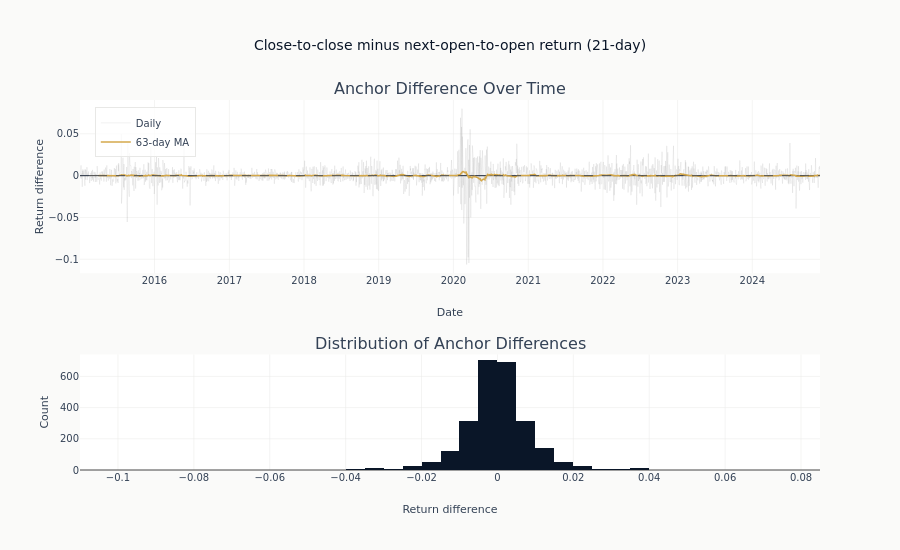

Notebook cell for this chart:
### Code cell
fig = make_subplots(
    rows=2,
    cols=1,
    subplot_titles=[
        "Anchor Difference Over Time",
        "Distribution of Anchor Differences",
    ],
    row_heights=[0.6, 0.4],
    vertical_spacing=0.22,
)

# Raw daily differences (light) with 63-day rolling mean overlay
fig.add_trace(
    go.Scatter(
        x=spy_anchors["timestamp"].to_list(),
        y=spy_anchors["anchor_diff"].to_numpy(),
        mode="lines",
        name="Daily",
        line=dict(width=0.3, color="rgba(100,100,100,0.3)"),
    ),
    row=1,
    col=1,
)

# Rolling mean to show structural pattern
rolling_mean = spy_anchors["anchor_diff"].rolling_mean(63)
fig.add_trace(
    go.Scatter(
        x=spy_anchors["timestamp"].to_list(),
        y=rolling_mean.to_numpy(),
        mode="lines",
        name="63-day MA",
        line=dict(width=1.5, color=COLORS["amber"]),
    ),
    row=1,
    col=1,
)
fig.add_hline(y=0, line_dash="dash", line_color=COLORS["neutral"], line_width=0.8, row=1, col=1)

# Histogram of differences
fig.add_trace(
    go.Histogram(
        x=spy_anchors["anchor_diff"].to_numpy(),
        nbinsx=50,
        name="Distribution",
        showlegend=False,
        marker_color=COLORS["blue"],
    ),
    row=2,
    col=1,
)

fig.update_xaxes(title_text="Date", row=1, col=1)
fig.update_yaxes(title_text="Return difference", row=1, col=1)
fig.update_xaxes(title_text="Return difference", row=2, col=1)
fig.update_yaxes(title_text="Count", row=2, col=1)
fig.update_layout(
    height=550,
    title_text=f"Close-to-close minus next-open-to-open return ({HORIZON}-day)",
    font=dict(size=12),
    showlegend=True,
    legend=dict(x=0.02, y=0.98),
)
show_plotly_with_alt(
    fig,
    alt=(
        "Two stacked panels of the difference between the close-to-close and "
        "next-open-to-open 21-day SPY return, 2015 to 2024. The top panel plots the "
        "daily difference as a thin grey line that oscillates within roughly plus or "
        "minus two percent, widening to plus or minus ten percent around the March 2020 "
        "crash, with an amber 63-day moving average that stays close to the zero line, "
        "its largest excursion in either direction too shallow to reach one percent. The "
        "bottom panel is a histogram of the same differences: a tall "
        "narrow peak centred on zero, roughly symmetric, with most observations inside "
        "plus or minus two percent and thin tails reaching eight percent."
    ),
)

### Figure 1 — Plotly figure (JSON) as saved in the notebook; plotly's stock layout.template omitted (floating-point values rounded to 4 significant figures; data arrays with more than 128 entries replaced by an {"elided": "..."} marker saying what was removed)
{"data": [{"line": {"color": "rgba(100,100,100,0.3)", "width": 0.3}, "mode": "lines", "name": "Daily", "type": "scatter", "x": {"elided": "2494 str values"}, "xaxis": "x", "y": {"elided": "2494 float values"}, "yaxis": "y"}, {"line": {"color": "#D4A84B", "width": 1.5}, "mode": "lines", "name": "63-day MA", "type": "scatter", "x": {"elided": "2494 str values"}, "xaxis": "x", "y": {"elided": "2494 float values"}, "yaxis": "y"}, {"marker": {"color": "#0a1628"}, "name": "Distribution", "nbinsx": 50, "showlegend": false, "type": "histogram", "x": {"elided": "2494 float values"}, "xaxis": "x2", "yaxis": "y2"}], "layout": {"annotations": [{"font": {"size": 16}, "showarrow": false, "text": "Anchor Difference Over Time", "x": 0.5, "xanchor": "center", "xref": "paper", "y": 1, "yanchor": "bottom", "yref": "paper"}, {"font": {"size": 16}, "showarrow": false, "text": "Distribution of Anchor Differences", "x": 0.5, "xanchor": "center", "xref": "paper", "y": 0.312, "yanchor": "bottom", "yref": "paper"}], "font": {"size": 12}, "height": 550, "legend": {"x": 0.02, "y": 0.98}, "shapes": [{"line": {"color": "#334155", "dash": "dash", "width": 0.8}, "type": "line", "x0": 0, "x1": 1, "xref": "x domain", "y0": 0, "y1": 0, "yref": "y"}], "showlegend": true, "title": {"text": "Close-to-close minus next-open-to-open return (21-day)"}, "xaxis": {"anchor": "y", "domain": [0, 1], "title": {"text": "Date"}}, "xaxis2": {"anchor": "y2", "domain": [0, 1], "title": {"text": "Return difference"}}, "yaxis": {"anchor": "x", "domain": [0.532, 1], "title": {"text": "Return difference"}}, "yaxis2": {"anchor": "x2", "domain": [0, 0.312], "title": {"text": "Count"}}}}
